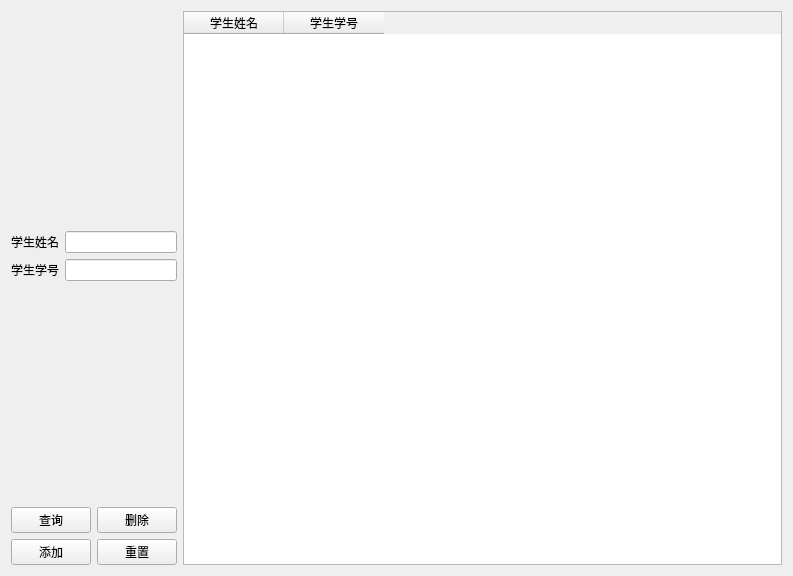
<?xml version="1.0" encoding="UTF-8"?>
<ui version="4.0">
 <class>admin_choose_cou_detail</class>
 <widget class="QWidget" name="admin_choose_cou_detail">
  <property name="geometry">
   <rect>
    <x>0</x>
    <y>0</y>
    <width>793</width>
    <height>576</height>
   </rect>
  </property>
  <property name="windowTitle">
   <string>Form</string>
  </property>
  <layout class="QHBoxLayout" name="horizontalLayout">
   <item>
    <layout class="QHBoxLayout" name="horizontalLayout_10" stretch="2,8">
     <item>
      <layout class="QVBoxLayout" name="verticalLayout_11">
       <item>
        <spacer name="verticalSpacer">
         <property name="orientation">
          <enum>Qt::Vertical</enum>
         </property>
         <property name="sizeHint" stdset="0">
          <size>
           <width>20</width>
           <height>40</height>
          </size>
         </property>
        </spacer>
       </item>
       <item>
        <layout class="QGridLayout" name="gridLayout_9">
         <item row="0" column="1">
          <widget class="QLineEdit" name="ld_detail_sname"/>
         </item>
         <item row="0" column="0">
          <widget class="QLabel" name="label_37">
           <property name="text">
            <string>学生姓名</string>
           </property>
          </widget>
         </item>
         <item row="1" column="1">
          <widget class="QLineEdit" name="ld_detail_sno"/>
         </item>
         <item row="1" column="0">
          <widget class="QLabel" name="label_42">
           <property name="text">
            <string>学生学号</string>
           </property>
          </widget>
         </item>
        </layout>
       </item>
       <item>
        <spacer name="verticalSpacer_2">
         <property name="orientation">
          <enum>Qt::Vertical</enum>
         </property>
         <property name="sizeHint" stdset="0">
          <size>
           <width>20</width>
           <height>40</height>
          </size>
         </property>
        </spacer>
       </item>
       <item>
        <layout class="QGridLayout" name="gridLayout_10">
         <item row="0" column="1">
          <widget class="QPushButton" name="btn_detail_delete">
           <property name="text">
            <string>删除</string>
           </property>
          </widget>
         </item>
         <item row="0" column="0">
          <widget class="QPushButton" name="btn_detail_query">
           <property name="text">
            <string>查询</string>
           </property>
          </widget>
         </item>
         <item row="1" column="0">
          <widget class="QPushButton" name="btn_detail_add">
           <property name="text">
            <string>添加</string>
           </property>
          </widget>
         </item>
         <item row="1" column="1">
          <widget class="QPushButton" name="btn_detail_reset">
           <property name="text">
            <string>重置</string>
           </property>
          </widget>
         </item>
        </layout>
       </item>
      </layout>
     </item>
     <item>
      <layout class="QVBoxLayout" name="verticalLayout_12">
       <item>
        <layout class="QHBoxLayout" name="horizontalLayout_17">
         <item>
          <widget class="QTableWidget" name="table_detail">
           <column>
            <property name="text">
             <string>学生姓名</string>
            </property>
           </column>
           <column>
            <property name="text">
             <string>学生学号</string>
            </property>
           </column>
          </widget>
         </item>
        </layout>
       </item>
      </layout>
     </item>
    </layout>
   </item>
  </layout>
 </widget>
 <resources/>
 <connections/>
</ui>
